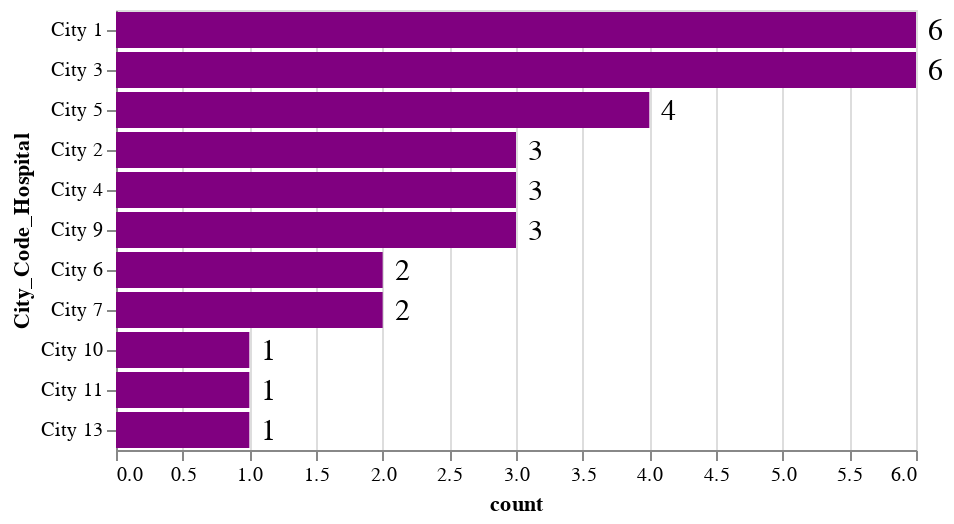

This figure's notebook cell:
### Code cell
bars=alt.Chart(city_hosp).mark_bar(color='purple').encode(
x='count',
y=alt.Y('City_Code_Hospital',sort='-x')
)
text=bars.mark_text(
size=15,
dx=10,
    align='center'
).encode(
text='count')
bars+text

### Figure 1 — Vega-Lite specification as saved in the notebook (floating-point values rounded to 4 significant figures)
{"config": {"view": {"continuousWidth": 400, "continuousHeight": 300}}, "layer": [{"mark": {"type": "bar", "color": "purple"}, "encoding": {"x": {"type": "quantitative", "field": "count"}, "y": {"type": "nominal", "field": "City_Code_Hospital", "sort": "-x"}}}, {"mark": {"type": "text", "align": "center", "dx": 10, "size": 15}, "encoding": {"text": {"type": "quantitative", "field": "count"}, "x": {"type": "quantitative", "field": "count"}, "y": {"type": "nominal", "field": "City_Code_Hospital", "sort": "-x"}}}], "data": {"name": "data-56533f8501c8922af33f28ba51c70a09"}, "$schema": "https://vega.github.io/schema/vega-lite/v4.8.1.json", "datasets": {"data-56533f8501c8922af33f28ba51c70a09": [{"City_Code_Hospital": "City 1", "count": 6}, {"City_Code_Hospital": "City 2", "count": 3}, {"City_Code_Hospital": "City 3", "count": 6}, {"City_Code_Hospital": "City 4", "count": 3}, {"City_Code_Hospital": "City 5", "count": 4}, {"City_Code_Hospital": "City 6", "count": 2}, {"City_Code_Hospital": "City 7", "count": 2}, {"City_Code_Hospital": "City 9", "count": 3}, {"City_Code_Hospital": "City 10", "count": 1}, {"City_Code_Hospital": "City 11", "count": 1}, {"City_Code_Hospital": "City 13", "count": 1}]}}
